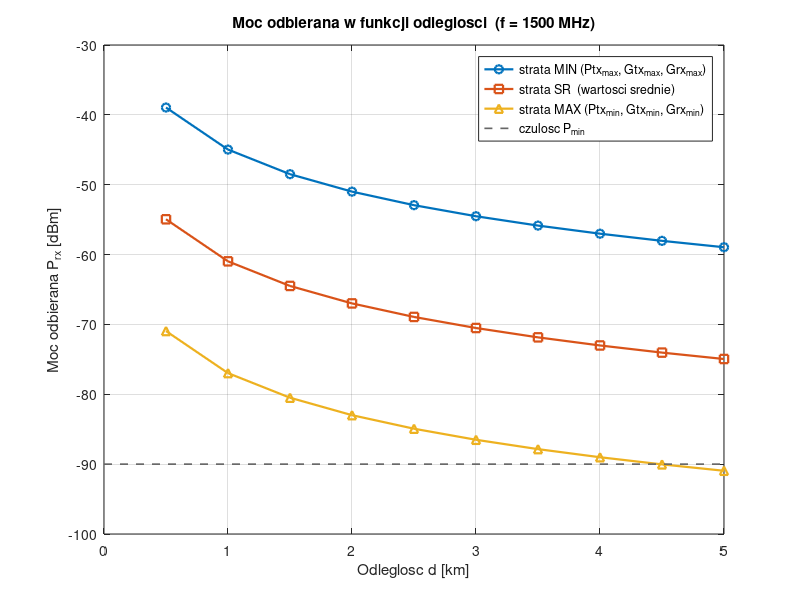
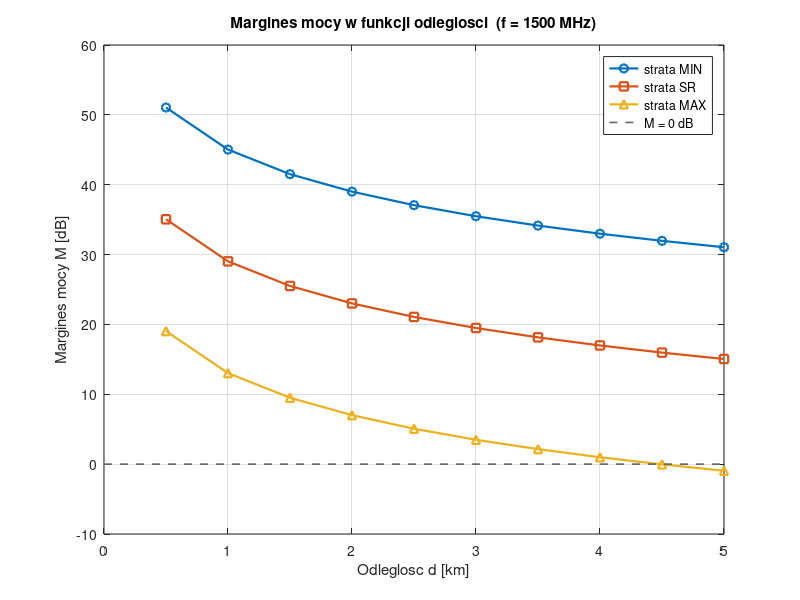

Recreate these plots in MATLAB, in order.
% =========================================================================
%  PROBLEM 2 - RADIOWY BILANS MOCY (LINK BUDGET)
%  Zadanie nr 3:  f = 1500 MHz
%
%  Program oblicza moc odbieran  (Rx) oraz margines mocy (Rx - czulosc
%  odbiornika) w funkcji odleglosci od 500 m do 5 km (krok 500 m).
%
%  Zalozenia:
%     f   = 1500 MHz
%     Ptx = 10..20 dBm           (moc nadawcza)
%     Pmin= -90 dBm              (czulosc odbiornika)
%     Gtx = 2..16 dBi            (antena nadawcza)
%     Grx = 10..18 dBi           (antena odbiorcza)
%
%  Analizowane sa 3 punkty pomiarowe wyznaczone skrajnymi/srednimi
%  wartosciami mocy nadawczej oraz wzmocnienia anten:
%     - strata MINIMALNA  (najlepszy przypadek): Ptx_max, Gtx_max, Grx_max
%     - strata MAKSYMALNA (najgorszy przypadek): Ptx_min, Gtx_min, Grx_min
%     - strata SREDNIA    (przypadek typowy)    : wartosci srednie
%
%  Odcinek nadawczy (nadajnik -> antena)  = 2 m
%  Odcinek odbiorczy (antena -> odbiornik)= 4 m
%
%  Uruchomienie: bilans_radiowy
% =========================================================================

clear; clc; close all;

%% ------------------------- DANE WEJSCIOWE -------------------------------
c   = 299792458;        % [m/s]  predkosc swiatla
f   = 1500e6;           % [Hz]   czestotliwosc pracy (zadanie nr 3)

% Moc nadawcza - wartosci skrajne [dBm]
Ptx_min = 10;           % [dBm]  (= 10 mW)
Ptx_max = 20;           % [dBm]  (= 100 mW)
Ptx_sr  = (Ptx_min + Ptx_max)/2;

% Wzmocnienie anten - wartosci skrajne [dBi] (TX i RX rozne zakresy)
Gtx_min = 2;   Gtx_max = 16;   Gtx_sr = (Gtx_min + Gtx_max)/2;   % antena nadawcza 2-16 dBi
Grx_min = 10;  Grx_max = 18;   Grx_sr = (Grx_min + Grx_max)/2;   % antena odbiorcza 10-18 dBi

% Tlumienie kabli zasilajacych anteny
alpha_kabel = 0.5;      % [dB/m] tlumienie jednostkowe kabla @1500 MHz
len_tx = 2;             % [m]   odcinek nadawczy
len_rx = 4;             % [m]   odcinek odbiorczy
L_tx = alpha_kabel * len_tx;    % [dB] strata toru nadawczego  = 1 dB
L_rx = alpha_kabel * len_rx;    % [dB] strata toru odbiorczego = 2 dB
L_tor = L_tx + L_rx;            % [dB] laczna strata torow

% Dodatkowe straty stale (zlacza, dopasowanie, zapas)
L_misc = 0;             % [dB]

% Czulosc odbiornika - minimalna moc mozliwa do odebrania
Pmin = -90;             % [dBm]

% Odleglosci analizy: 500 m ... 5 km, krok 500 m
d = 500:500:5000;       % [m]

%% --------------------- TLUMIENIE WOLNEJ PRZESTRZENI ---------------------
% FSPL = 20*log10(d) + 20*log10(f) + 20*log10(4*pi/c)   [dB]
FSPL = 20*log10(d) + 20*log10(f) + 20*log10(4*pi/c);    % wektor wzgledem d

%% ------------------------ MOC ODBIERANA (Rx) ----------------------------
% Prx = Ptx + Gtx + Grx - L_tx - L_rx - L_misc - FSPL
% (antena nadawcza i odbiorcza maja rozne zakresy wzmocnienia)

Prx_best  = (Ptx_max + Gtx_max + Grx_max) - L_tor - L_misc - FSPL;   % strata MIN
Prx_worst = (Ptx_min + Gtx_min + Grx_min) - L_tor - L_misc - FSPL;   % strata MAX
Prx_avg   = (Ptx_sr  + Gtx_sr  + Grx_sr ) - L_tor - L_misc - FSPL;   % strata SR

%% --------------------------- MARGINES MOCY ------------------------------
M_best  = Prx_best  - Pmin;
M_worst = Prx_worst - Pmin;
M_avg   = Prx_avg   - Pmin;

%% --------------------------- WYDRUK TABELI ------------------------------
fprintf('\n=========================================================\n');
fprintf(' RADIOWY BILANS MOCY  -  f = %.0f MHz\n', f/1e6);
fprintf('=========================================================\n');
fprintf(' Ptx: %g..%g dBm | Gtx: %g..%g dBi | Grx: %g..%g dBi | L_tor=%.1f dB | Pmin=%g dBm\n',...
        Ptx_min,Ptx_max,Gtx_min,Gtx_max,Grx_min,Grx_max,L_tor,Pmin);
fprintf('---------------------------------------------------------\n');
fprintf('%6s | %10s %10s %10s | %8s %8s %8s\n',...
        'd[m]','Prx_min','Prx_sr','Prx_max','M_min','M_sr','M_max');
fprintf('       | %10s %10s %10s | %8s %8s %8s\n',...
        '(L max)','(L sr)','(L min)','[dB]','[dB]','[dB]');
fprintf('---------------------------------------------------------\n');
for k = 1:numel(d)
    fprintf('%6d | %10.2f %10.2f %10.2f | %8.2f %8.2f %8.2f\n',...
        d(k), Prx_worst(k), Prx_avg(k), Prx_best(k), ...
        M_worst(k), M_avg(k), M_best(k));
end
fprintf('=========================================================\n');
fprintf(' Uwaga: margines < 0 dB  => brak poprawnego odbioru.\n\n');

%% ------------------------------ WYKRESY ---------------------------------
% Wykres 1: moc odbierana w funkcji odleglosci
figure('Name','Moc odbierana Rx');
plot(d/1000, Prx_best ,'-o','LineWidth',1.6); hold on;
plot(d/1000, Prx_avg  ,'-s','LineWidth',1.6);
plot(d/1000, Prx_worst,'-^','LineWidth',1.6);
xl = xlim; plot(xl,[Pmin Pmin],'--','Color',[0.4 0.4 0.4],'LineWidth',1.2);
grid on; hold off;
xlabel('Odleglosc d [km]');
ylabel('Moc odbierana P_{rx} [dBm]');
title(sprintf('Moc odbierana w funkcji odleglosci  (f = %.0f MHz)', f/1e6));
legend('strata MIN (Ptx_{max}, Gtx_{max}, Grx_{max})',...
       'strata SR  (wartosci srednie)',...
       'strata MAX (Ptx_{min}, Gtx_{min}, Grx_{min})',...
       'czulosc P_{min}','Location','northeast');

% Wykres 2: margines mocy w funkcji odleglosci
figure('Name','Margines mocy');
plot(d/1000, M_best ,'-o','LineWidth',1.6); hold on;
plot(d/1000, M_avg  ,'-s','LineWidth',1.6);
plot(d/1000, M_worst,'-^','LineWidth',1.6);
xl = xlim; plot(xl,[0 0],'--','Color',[0.4 0.4 0.4],'LineWidth',1.2);
grid on; hold off;
xlabel('Odleglosc d [km]');
ylabel('Margines mocy M [dB]');
title(sprintf('Margines mocy w funkcji odleglosci  (f = %.0f MHz)', f/1e6));
legend('strata MIN','strata SR','strata MAX',...
       'M = 0 dB','Location','northeast');

% Zapis wykresow do plikow PNG (przydatne w sprawozdaniu)
try
    saveas(figure(1),'bilans_moc_odbierana.png');
    saveas(figure(2),'bilans_margines.png');
catch
end
